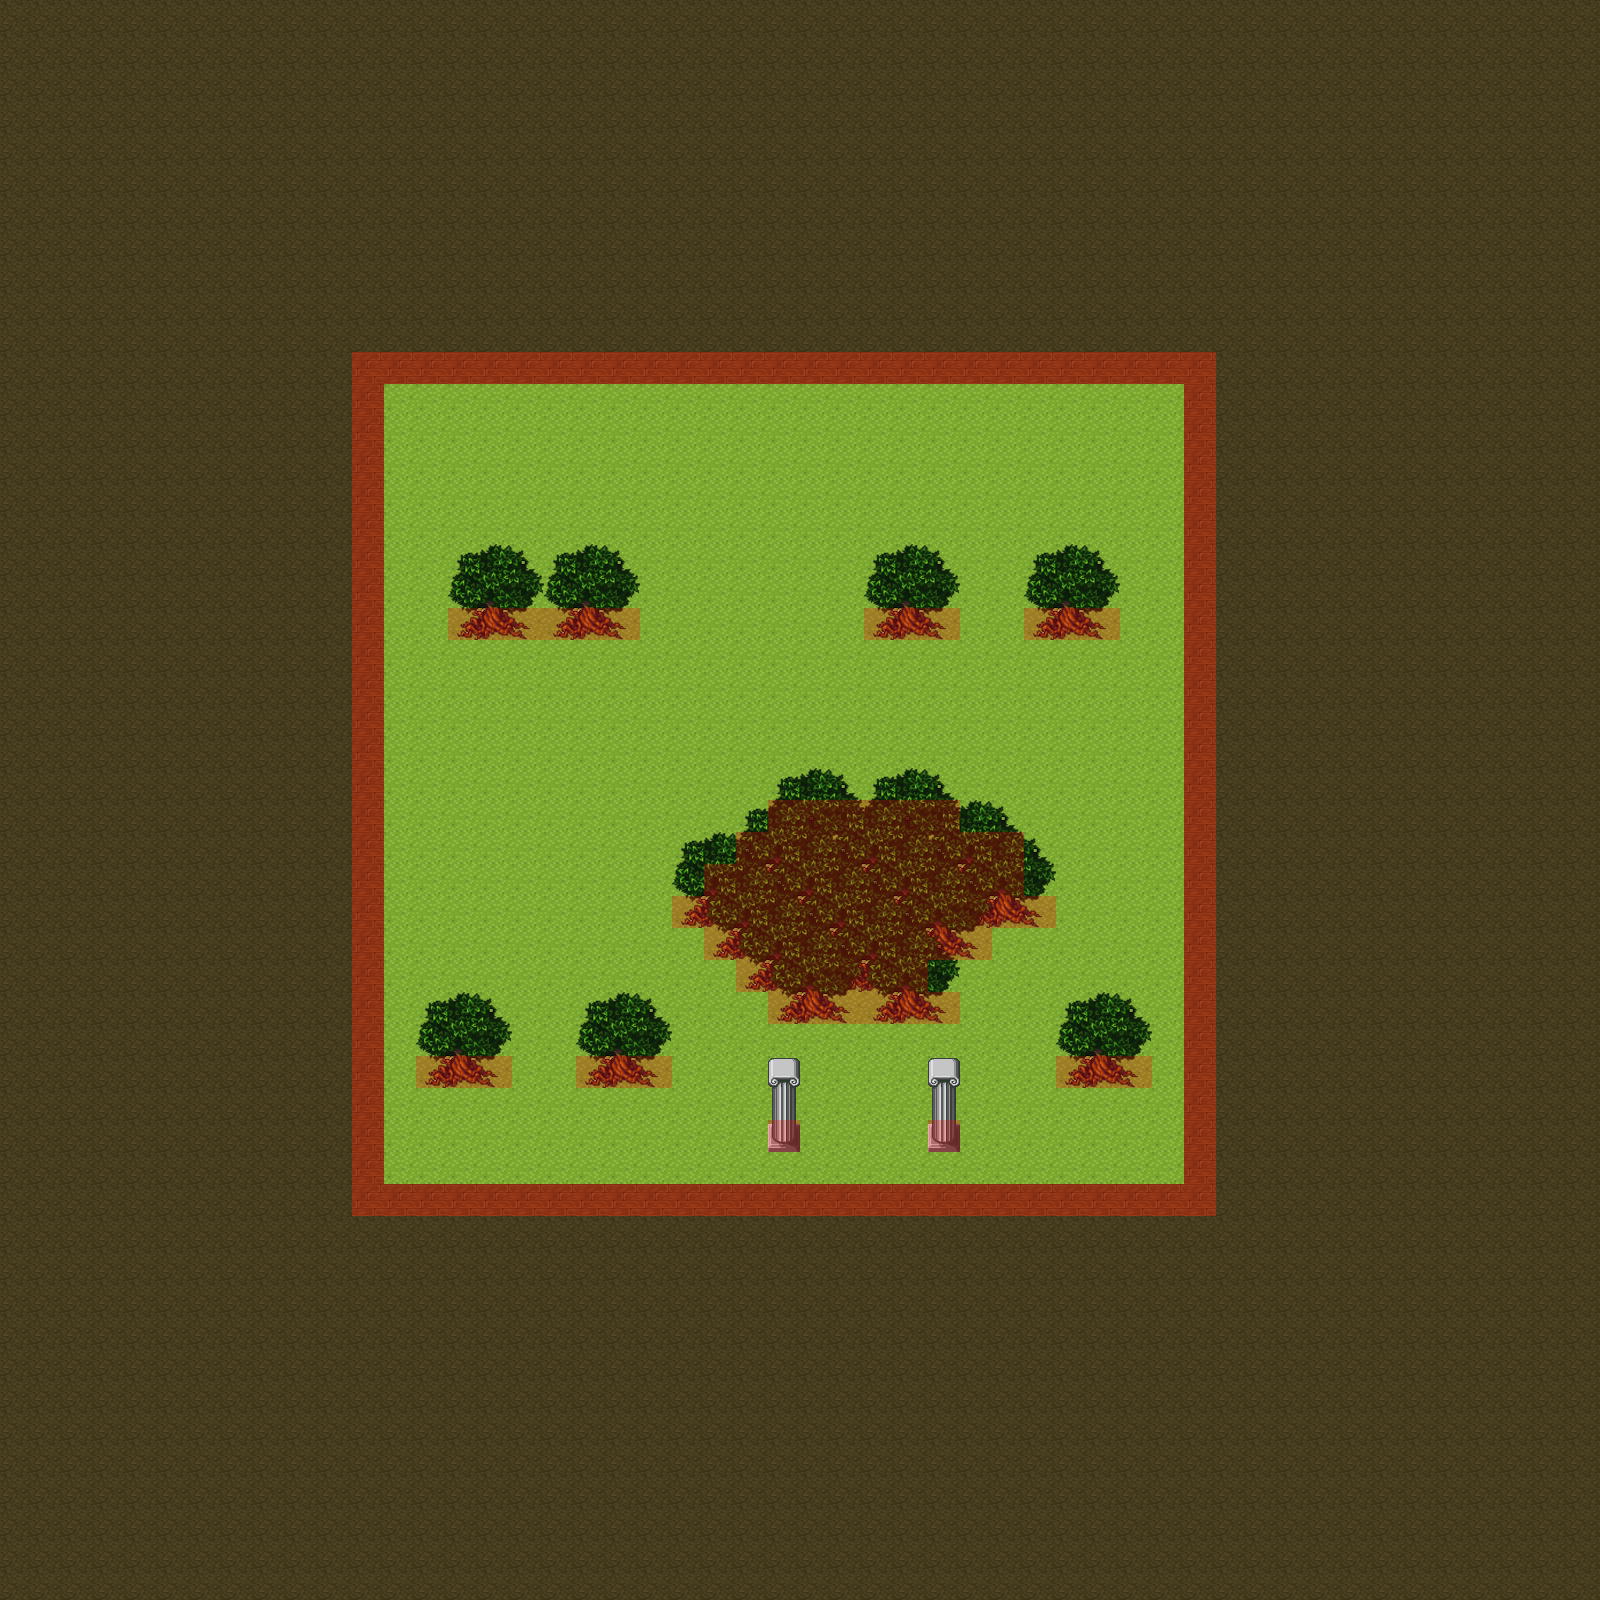

Rendered tile map (Tiled .tmx) drawn with the repository's tilesets; below, a short description and the map source with its tile grids summarised:
An orthogonal 50x50 tile map with 32x32 px tiles, 12 tile layers (Wall, Ground, Forest 6, Forest 5, ...) and 1 object (SpawnPoint).

<map version="1.0" orientation="orthogonal" width="50" height="50" tilewidth="32" tileheight="32">
 <tileset firstgid="1" name="tileset" tilewidth="32" tileheight="32">
  <image source="tileset.png" width="192" height="128" />
 </tileset>
 <layer name="Wall" width="50" height="50">
  <data>[2500 cells, 1875 non-empty, 2 distinct tile ids]</data>
 </layer>
 <layer name="Ground" width="50" height="50">
  <properties>
   <property name="cc_vertexz" value="-1000" />
  </properties>
  <data>[2500 cells, 625 non-empty, 1 distinct tile ids]</data>
 </layer>
 <layer name="Forest 6" width="50" height="50">
  <properties>
   <property name="cc_vertexz" value="automatic" />
  </properties>
  <data>[2500 cells, 18 non-empty, 9 distinct tile ids]</data>
 </layer>
 <layer name="Forest 5" width="50" height="50">
  <properties>
   <property name="cc_vertexz" value="automatic" />
  </properties>
  <data>[2500 cells, 27 non-empty, 9 distinct tile ids]</data>
 </layer>
 <layer name="Forest 4" width="50" height="50">
  <properties>
   <property name="cc_vertexz" value="automatic" />
  </properties>
  <data>[2500 cells, 36 non-empty, 9 distinct tile ids]</data>
 </layer>
 <layer name="Forest 3" width="50" height="50">
  <properties>
   <property name="cc_vertexz" value="automatic" />
  </properties>
  <data>[2500 cells, 27 non-empty, 9 distinct tile ids]</data>
 </layer>
 <layer name="Forest 2" width="50" height="50">
  <properties>
   <property name="cc_vertexz" value="automatic" />
  </properties>
  <data>[2500 cells, 18 non-empty, 9 distinct tile ids]</data>
 </layer>
 <layer name="Forest 1" width="50" height="50">
  <properties>
   <property name="cc_vertexz" value="automatic" />
  </properties>
  <data>[2500 cells, 18 non-empty, 9 distinct tile ids]</data>
 </layer>
 <layer name="Trees 2" width="50" height="50">
  <properties>
   <property name="cc_vertexz" value="automatic" />
  </properties>
  <data>[2500 cells, 36 non-empty, 9 distinct tile ids]</data>
 </layer>
 <objectgroup name="Objects" width="50" height="50">
  <object name="SpawnPoint" x="732" y="683" width="81" height="27" />
 </objectgroup>
 <layer name="Columns 1" width="50" height="50">
  <properties>
   <property name="cc_alpha_func" value="0.5" />
   <property name="cc_vertexz" value="automatic" />
  </properties>
  <data>[2500 cells, 6 non-empty, 3 distinct tile ids]</data>
 </layer>
 <layer name="Trees 1" width="50" height="50">
  <properties>
   <property name="cc_vertexz" value="automatic" />
  </properties>
  <data>[2500 cells, 27 non-empty, 9 distinct tile ids]</data>
 </layer>
 <layer name="Collidable" width="50" height="50">
  <properties>
   <property name="Collidable" value="True" />
  </properties>
  <data>[2500 cells, 185 non-empty, 1 distinct tile ids]</data>
 </layer>
</map>